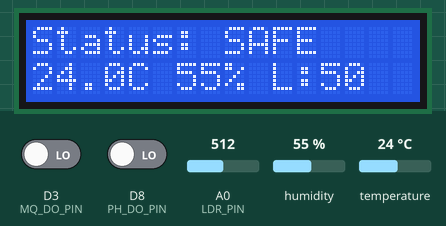
This sketch was run on a simulated ESP8266 (NodeMCU). Shown: 16×2 character LCD. The inputs (shaded band) are chosen by the test bench; at power-on: humidity 55 %, A0 (LDR_PIN) = 512, temperature 24 °C, D3 (MQ_DO_PIN) LOW, D8 (PH_DO_PIN) LOW. WiFi joins after 1.5 s; servers stay silent unless stated; what the sketch prints to the serial monitor is not drawn.

Above: at 4.5 s.
4.6 s: humidity set to 69 %
At 8.5 s:
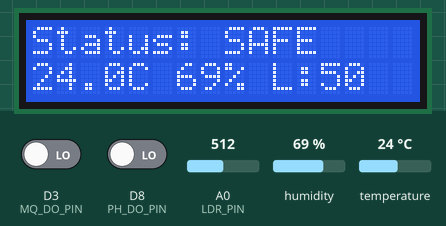
9.3 s: humidity set to 72 %
At 12.8 s:
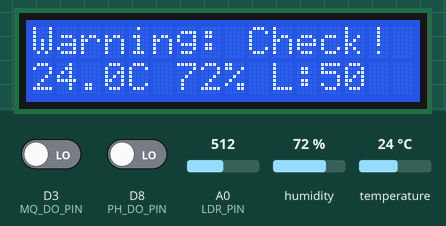
13.4 s: A0 (LDR_PIN) set to 716
At 14.7 s:
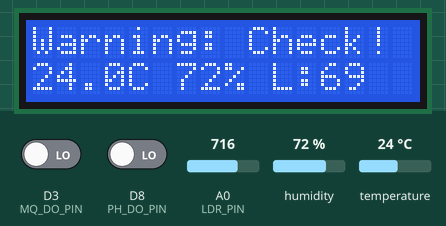
15.3 s: temperature set to 12 °C
At 17.1 s:
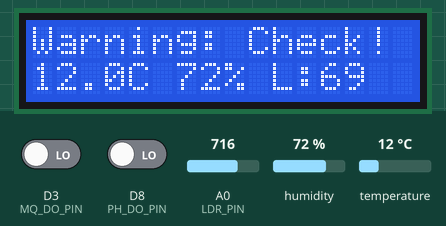
17.4 s: A0 (LDR_PIN) set to 900
At 18.9 s:
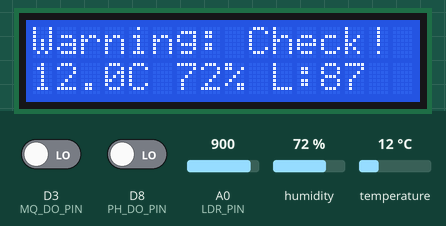
19.3 s: A0 (LDR_PIN) set to 1023
At 21.3 s:
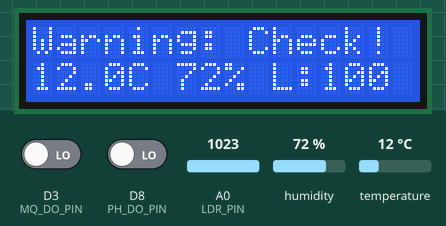
Timing chart, 0 to 22.4 s (numbered marks = the images above; inputs shaded):
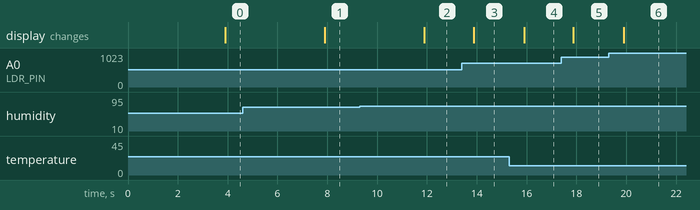

Measured:
- the behaviour switches between 70 and 71 % on humidity (found by bisection; images 1 and 2)
- after the input at 4.6 s, the display: changes after 3.3 s (image 1)
- after the input at 9.3 s, the display: changes after 2.6 s (image 2)
- after the input at 13.4 s, the display: changes after 0.48 s (image 3)
- after the input at 15.3 s, the display: changes after 0.60 s (image 4)
- after the input at 17.4 s, the display: changes after 0.48 s (image 5)
- after the input at 19.3 s, the display: changes after 0.60 s (image 6)

The sketch:

data_collection_processing_final.ino
```cpp
#define BLYNK_PRINT Serial
// ---------- BLYNK / WIFI CONFIG ----------
#define BLYNK_TEMPLATE_ID "TMPL6dQVnRZMt"
#define BLYNK_TEMPLATE_NAME "Cake Spoilage Detection" // Your Template Name
#define BLYNK_AUTH_TOKEN "RAJ3n6TQO4mWGVg-qp2vJwhLBVBggR62"


char ssid[] = "@Mehedi_5G@";
char pass[] = "suraiya184";
// ----------------------------------------

#include <ESP8266WiFi.h>
#include <BlynkSimpleEsp8266.h>
#include <DHT.h>
#include <LiquidCrystal.h>

// ---- Sensor pin map ----
#define DHTPIN D4
#define DHTTYPE DHT11
#define LDR_PIN A0
#define MQ_DO_PIN D3      // via 10k/10k divider if MQ powered at 5V
#define PH_DO_PIN D8      // via 10k/10k divider if pH board at 5V

// ---- LCD parallel pins ----
const int LCD_RS = D5;   // GPIO14
const int LCD_EN = D6;   // GPIO12
const int LCD_D4 = D7;   // GPIO13
const int LCD_D5 = D1;   // GPIO5
const int LCD_D6 = D2;   // GPIO4
const int LCD_D7 = D0;   // GPIO16

LiquidCrystal lcd(LCD_RS, LCD_EN, LCD_D4, LCD_D5, LCD_D6, LCD_D7);
DHT dht(DHTPIN, DHTTYPE);
BlynkTimer timer;

// ---- Thresholds from your spec ----
const float LDR_THRESHOLD_PERCENT = 80.0;
const float TEMP_LOW   = 20.0;
const float TEMP_HIGH  = 40.0;
const float HUM_THRESH = 70.0;

// ---- State ----
int   ldrRaw=0, mqState=0, phState=0;
float ldrPct=0, tempC=0, hum=0;
bool  warningFlag=false, gasDetected=false, rotten=false, safeFlag=false;

void readAndDecide() {
  // LDR
  ldrRaw = analogRead(LDR_PIN);
  ldrPct = (ldrRaw / 1023.0) * 100.0;

  // DHT
  float t = dht.readTemperature();
  float h = dht.readHumidity();
  if (!isnan(t)) tempC = t;
  if (!isnan(h)) hum   = h;

  // MQ3 and pH (digital thresholds)
  mqState = digitalRead(MQ_DO_PIN);   // HIGH = over threshold (module dependent)
  phState = digitalRead(PH_DO_PIN);   // HIGH = out-of-range (module pot)

  // Priority: WARNING -> GAS -> ROTTEN -> SAFE
  warningFlag = gasDetected = rotten = safeFlag = false;
  if ( (ldrPct > LDR_THRESHOLD_PERCENT) || (tempC < TEMP_LOW) || (tempC > TEMP_HIGH) || (hum > HUM_THRESH) ) {
    warningFlag = true;
  } else if (mqState == HIGH) {
    gasDetected = true;
  } else if (phState == HIGH) {
    rotten = true;
  } else {
    safeFlag = true;
  }

  // LCD
  String status;
  if (warningFlag)      status = "Warning: Check!";
  else if (gasDetected) status = "Gas Detected!";
  else if (rotten)      status = "Spoilage Alert";
  else                  status = "Status: SAFE";

  lcd.clear();
  lcd.setCursor(0,0);
  lcd.print(status.substring(0,16));
  lcd.setCursor(0,1);
  String line2 = String(tempC,1) + "C " + String(hum,0) + "% L:" + String((int)ldrPct);
  lcd.print(line2.substring(0,16));

  // Blynk values
  Blynk.virtualWrite(V0, ldrPct);
  Blynk.virtualWrite(V1, ldrRaw);
  Blynk.virtualWrite(V2, tempC);
  Blynk.virtualWrite(V3, hum);
  Blynk.virtualWrite(V4, mqState);
  Blynk.virtualWrite(V5, phState);
  Blynk.virtualWrite(V6, warningFlag ? 1 : 0);
  Blynk.virtualWrite(V7, gasDetected ? 1 : 0);
  Blynk.virtualWrite(V8, rotten ? 1 : 0);
  Blynk.virtualWrite(V9, safeFlag ? 1 : 0);
  Blynk.virtualWrite(V10, status);

  // debug
  Serial.print("LDR: "); Serial.print(ldrRaw); Serial.print(" (");
  Serial.print(ldrPct); Serial.print("%)  T: "); Serial.print(tempC);
  Serial.print("C  H: "); Serial.print(hum);
  Serial.print("%  MQ: "); Serial.print(mqState);
  Serial.print("  pH: "); Serial.print(phState);
  Serial.print("  -> "); Serial.println(status);
}

void setup() {
  Serial.begin(115200);
  pinMode(MQ_DO_PIN, INPUT);
  pinMode(PH_DO_PIN, INPUT);

  lcd.begin(16,2);
  lcd.print("Booting...");

  dht.begin();
  Blynk.begin(BLYNK_AUTH_TOKEN, ssid, pass);

  timer.setInterval(2000L, readAndDecide);
}

void loop() {
  Blynk.run();
  timer.run();
}
```
